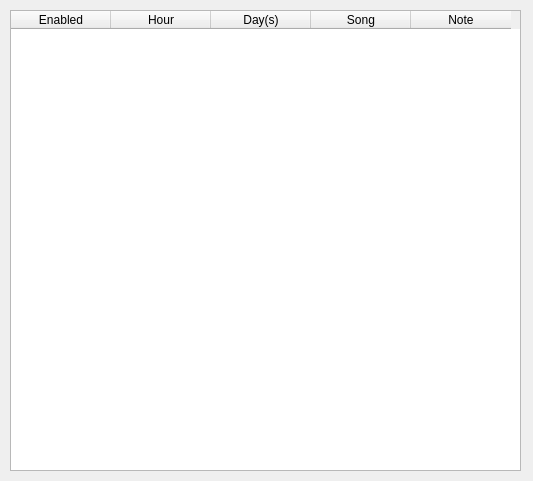
<?xml version="1.0" encoding="UTF-8"?>
<ui version="4.0">
 <class>Table</class>
 <widget class="QDialog" name="Table">
  <property name="geometry">
   <rect>
    <x>0</x>
    <y>0</y>
    <width>533</width>
    <height>481</height>
   </rect>
  </property>
  <property name="windowTitle">
   <string>Dialog</string>
  </property>
  <widget class="QTableWidget" name="tableOfAlarms">
   <property name="geometry">
    <rect>
     <x>10</x>
     <y>10</y>
     <width>511</width>
     <height>461</height>
    </rect>
   </property>
   <property name="autoScroll">
    <bool>false</bool>
   </property>
   <attribute name="horizontalHeaderCascadingSectionResizes">
    <bool>false</bool>
   </attribute>
   <attribute name="verticalHeaderVisible">
    <bool>false</bool>
   </attribute>
   <attribute name="verticalHeaderHighlightSections">
    <bool>false</bool>
   </attribute>
   <column>
    <property name="text">
     <string>Enabled</string>
    </property>
    <property name="font">
     <font>
      <weight>50</weight>
      <bold>false</bold>
     </font>
    </property>
    <property name="textAlignment">
     <set>AlignCenter</set>
    </property>
   </column>
   <column>
    <property name="text">
     <string>Hour</string>
    </property>
    <property name="font">
     <font>
      <weight>50</weight>
      <bold>false</bold>
     </font>
    </property>
    <property name="textAlignment">
     <set>AlignCenter</set>
    </property>
   </column>
   <column>
    <property name="text">
     <string>Day(s)</string>
    </property>
    <property name="font">
     <font>
      <weight>50</weight>
      <bold>false</bold>
     </font>
    </property>
    <property name="textAlignment">
     <set>AlignCenter</set>
    </property>
   </column>
   <column>
    <property name="text">
     <string>Song</string>
    </property>
    <property name="font">
     <font>
      <weight>50</weight>
      <bold>false</bold>
     </font>
    </property>
    <property name="textAlignment">
     <set>AlignCenter</set>
    </property>
   </column>
   <column>
    <property name="text">
     <string>Note</string>
    </property>
    <property name="font">
     <font>
      <weight>50</weight>
      <bold>false</bold>
     </font>
    </property>
    <property name="textAlignment">
     <set>AlignCenter</set>
    </property>
   </column>
  </widget>
 </widget>
 <resources/>
 <connections/>
</ui>
